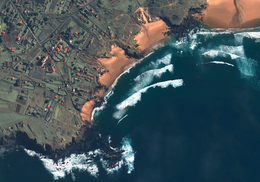
%> input picture code/SpainBeach.png, 260 x 182 px, shrunk from 1250 x 876 before the run
$ octave UE34_knn.m   (GNU Octave 9; MATLAB toolbox functions it lacks are replaced by stand-ins)
%> lines starting %> are read from the running program, lines starting %| are printed output that depends on the picture; in (x1, y1, x2, y2) boxes, pixels count from 0 and x2, y2 are one past the last pixel; in counts of white or black regions, pixels touching at a corner belong together; the program's own positions count from 1
clear all; close all; clc;

Im = imread('SpainBeach.png');
%> Im is the input picture: size 182x260x3 uint8; mean R, G, B 67.1, 83.9, 89.1
figure, imshow(Im)

[U,V,d] = size(Im) ;
%> U = 182; V = 260; d = 3
Im = double(Im) ;
%> Im: size 182x260x3 double

Training = [
    254 255 255 1;
    253 251 252 1;
    241 255 247 1;
    231 255 255 1;
%     104 109 102 2; % vegetation
%     109 128 108 2;
%     111 130 111 2;
%     108 122 109 2;
    16 44 65 2; % water
    12 47 66 2;
    12 54 68 2;
    5 51 64 2;
    169 121 99 3; % red shit
    196 136 108 3;
    251 148 113 3;
    141 92 77 3;];


NbData = size(Training, 1);

Pixels = Training(:,1:3) ;

Classes = Training(:,4) ;

MaskClasses = zeros(U,V) ;

for u = 1 : U
    for v = 1 : V
        r = Im(u,v,1);
        g = Im(u,v,2);
        b = Im(u,v,3);
        TabRGB = repmat([r g b],NbData,1) ;
        D2 = (TabRGB - Pixels).^2 ;
        [valmin,posmin] = min( sum(D2') ) ;
        MaskClasses(u,v) = Classes(posmin) ;
    end
end
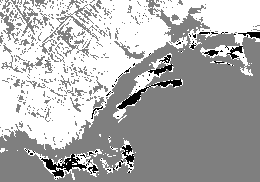
%> MaskClasses: size 182x260 double; min 1, max 3, mean 2.38; drawn with min black and max white

figure,
subplot(2,2,1), imshow(uint8(Im)) ;
subplot(2,2,2), imshow(MaskClasses==1) ;
%> after `imshow(MaskClasses==1)`:
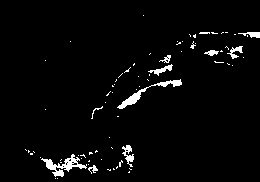
%> displayed picture: size 182x260 logical; 3.1% white; 75 white regions (64 under 20 px), largest, box (x1, y1, x2, y2) and area: (41, 154, 87, 177) 351, (117, 79, 182, 109) 312, (122, 145, 134, 167) 121
subplot(2,2,3), imshow(MaskClasses==2) ;
%> after `imshow(MaskClasses==2)`:
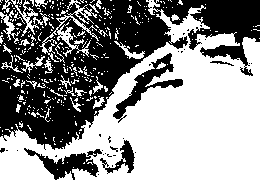
%> displayed picture: size 182x260 logical; 56.2% white; 43 black regions (38 under 20 px), largest, box (x1, y1, x2, y2) and area: (0, 0, 260, 150) 18167, (113, 53, 183, 123) 1074, (24, 148, 102, 180) 959, (100, 140, 135, 174) 389, (210, 61, 234, 66) 44
subplot(2,2,4), imshow(MaskClasses==3) ;
%> after `imshow(MaskClasses==3)`:
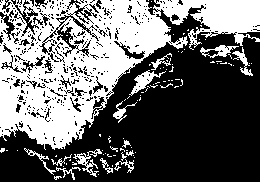
%> displayed picture: size 182x260 logical; 40.8% white; 94 white regions (80 under 20 px), largest, box (x1, y1, x2, y2) and area: (0, 0, 260, 150) 17416, (129, 70, 166, 96) 282, (73, 149, 102, 177) 238

%figure, imshow(MaskClasses==3) ;

$ run again, with code/Ihyp_lr.png copied over code/SpainBeach.png
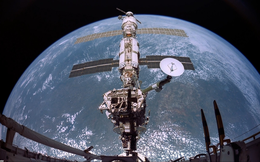
%> input picture code/Ihyp_lr.png, 260 x 162 px, shrunk from 960 x 600 before the run
%> Im is the input picture: size 162x260x3 uint8; mean R, G, B 74.6, 81.3, 98.2
%> Im: size 162x260x3 double
%> `imshow(MaskClasses==1)`:
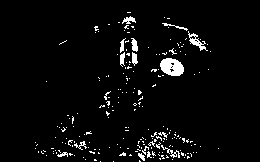
%> displayed picture: size 162x260 logical; 3.9% white; 216 white regions (202 under 20 px), largest, box (x1, y1, x2, y2) and area: (160, 58, 184, 76) 318, (188, 31, 208, 51) 125, (131, 38, 138, 52) 64
%> `imshow(MaskClasses==3)`:
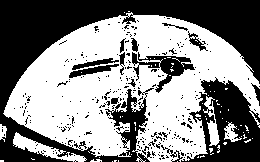
%> displayed picture: size 162x260 logical; 53.6% white; 291 black regions (275 under 20 px), largest, box (x1, y1, x2, y2) and area: (0, 0, 260, 162) 13212, (181, 77, 260, 162) 3608, (132, 52, 195, 93) 834
